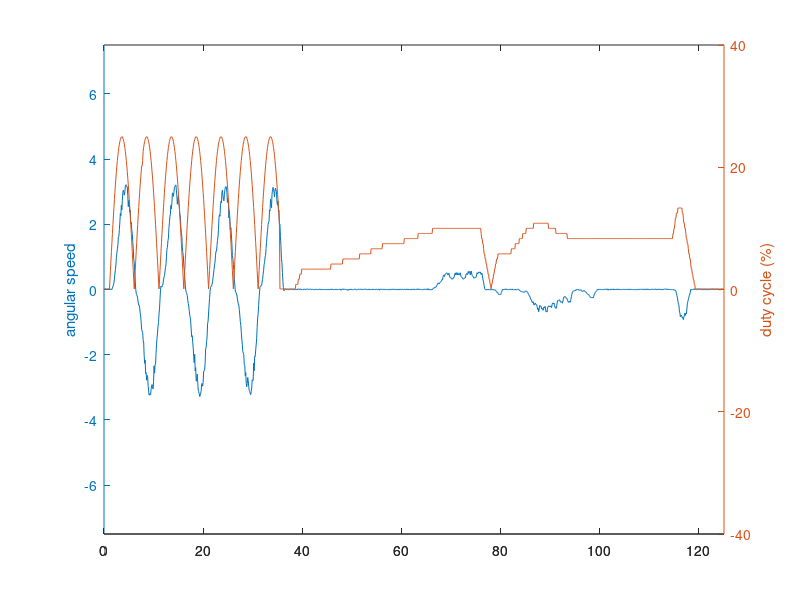

This figure's MATLAB source:
close all;
resA = importdata('sinus_non_linearity.txt');
figure()
[ax ha1 ha2]=plotyy(resA(:,1),resA(:,5),resA(:,1),resA(:,4))%,'angular speed','duty cycle (%)');
set(ax(1),'ylim',[-7.5 7.5]);
set(ax(2),'ylim',[-40 40]);

axes(ax(1)); ylabel('angular speed');
axes(ax(2)); ylabel('duty cycle (%)');